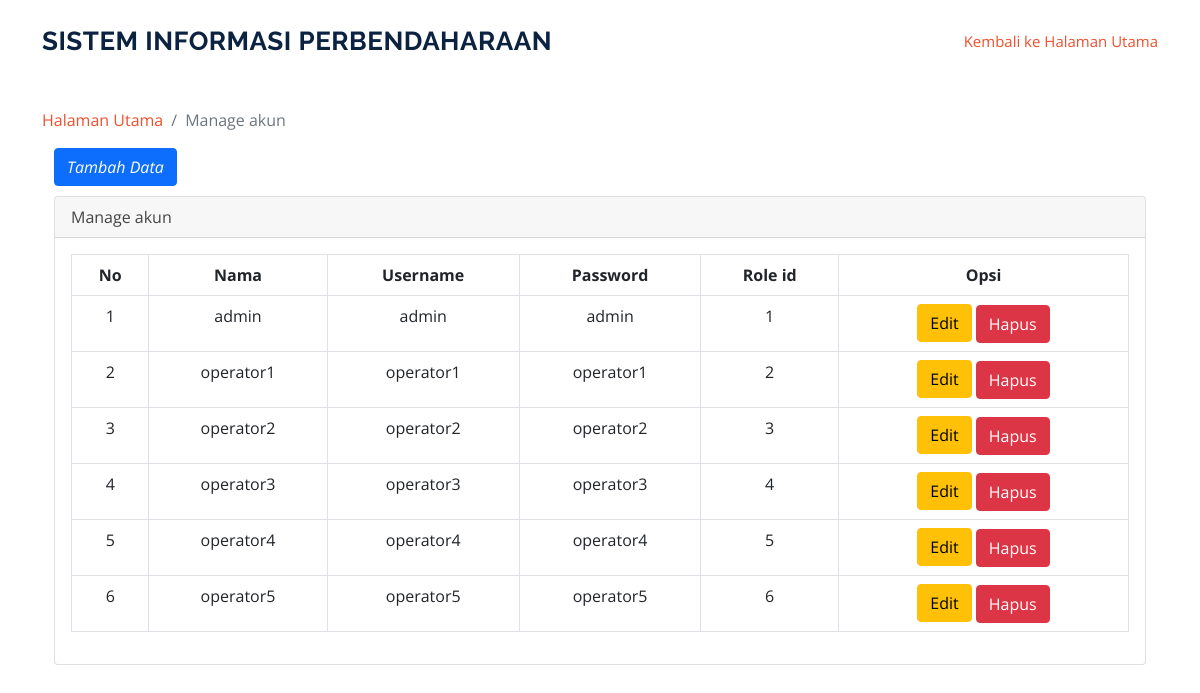
The page /index.php/manageakun on the database as committed earlier.
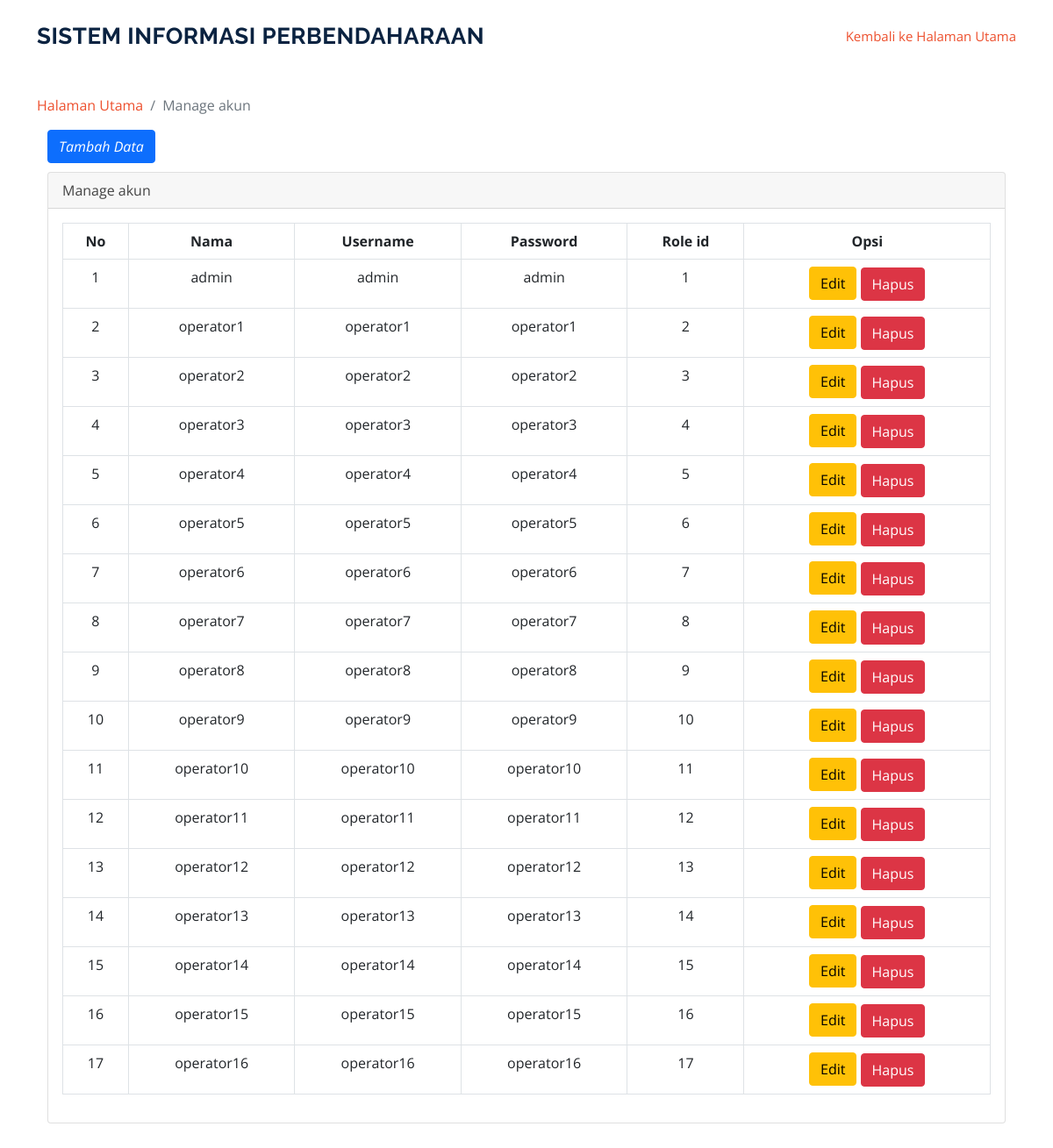
The same page on the database as committed later.
### tables this page shows
CREATE TABLE `user` (
  `id` int(11) NOT NULL,
  `name` varchar(128) NOT NULL,
  `username` varchar(128) NOT NULL,
  `password` varchar(256) NOT NULL,
  `role_id` int(11) NOT NULL,
  `is_active` int(1) NOT NULL
);

### application/controllers/Manageakun.php (called while the page is built, shortened)
<?php
class Manageakun extends CI_Controller {
	public function __construct()
    {
       $this->load->model('model_manageakun');
    }
	function index()
	{
        $data['content'] = $this->db->get('user');
        $this->load->view('manageakun/manageakun', $data);
	}
}

### index.php (called while the page is built, shortened)
<?php
require_once BASEPATH.'core/CodeIgniter.php';

### application/views/manageakun/manageakun.php (the view)
<?php
$this->load->view('include/header');
?>
</head>
<section id_ssh="services" class="services">
      <div class="container">
      <ol class="breadcrumb" >
        <li class="breadcrumb-item">
          <a href="<?php echo base_url('user/index')?>">Halaman Utama</a>
        </li>
        <li class="breadcrumb-item active">Manage akun</li>
      </ol>
      <div class="container">
      <a href="<?php echo base_url('manageakun/menambahdatamanageakun')?>" class="btn btn-primary" style="margin-bottom: 10px;"><i class="fa fa-plus">Tambah Data</a></i>
  <div class="card mb-3">
        <div class="card-header">
          <i class="fa fa-table"></i>Manage akun</div>
        <div class="card-body">
          <div class="table-responsive">
            <table class="table table-bordered" id="dataTable" width="100%" cellspacing="0">
              <thead>
                <tr class="text-center">
                  <th>No</th>
                  <th>Nama</th>
                  <th>Username</th>
                  <th>Password</th>
                  <th>Role id</th>
                  <th>Opsi</th>
                </tr>
              </thead>
            <tbody  class="text-center">
                <tr>
                <?php
                  $i = 1;
                  foreach ($content->result() as $data)
                  {
                  ?>
                  <td><?= $i ?></td>
                  <td><?=  $data->name ?></td>
                  <td><?= $data->username?></td>
                  <td><?= $data->password ?></td>
                  <td><?=$data->role_id?></td>
                  <td>
                    <a href="<?php echo base_url()?>manageakun/updatedatamanageakun/<?php echo $data->id; ?>" class="btn btn-warning" style="margin-bottom: 1px;">Edit<i class="fa fa-tag"></i></a>
                    <a href="<?php echo base_url()?>manageakun/action_deletedatamanageakun/<?php echo $data->id; ?>" onclick="return confirm('Apakah anda yakin?');" class="btn btn-danger">Hapus<i class="fa fa-trash"></i></a>
                  </td>
                </tr>
                    <?php
                      $i++;
                  }
                  ?>
              </tbody>
            </table>
          </div>
        </div>
      </div>
    </div>
  </div>
  <?php $this->load->view('include/footer'); ?>

### application/views/include/header.php (shortened to what this page needs)
<!DOCTYPE html>
<html lang="en">
<head>
  <link href="<?php echo base_url('assets2/vendor/animate.css/animate.min.css')?>" rel="stylesheet">
  <link href="<?php echo base_url('assets2/vendor/aos/aos.css')?>" rel="stylesheet">
  <link href="<?php echo base_url('assets2/vendor/bootstrap/css/bootstrap.min.css')?>" rel="stylesheet">
  <link href="<?php echo base_url('assets2/vendor/bootstrap-icons/bootstrap-icons.css')?>" rel="stylesheet">
  <link href="<?php echo base_url('assets2/vendor/boxicons/css/boxicons.min.css')?>" rel="stylesheet">
  <link href="<?php echo base_url('assets2/vendor/glightbox/css/glightbox.min.css')?>" rel="stylesheet">
  <link href="<?php echo base_url('assets2/vendor/remixicon/remixicon.css')?>" rel="stylesheet">
  <link href="<?php echo base_url('assets2/vendor/swiper/swiper-bundle.min.css')?>" rel="stylesheet">
  <link href="<?php echo base_url('assets2/css/style.css')?>" rel="stylesheet">
</head>
<body>
  <header id="header" class="fixed-top">
    <div class="container d-flex align-items-center justify-content-between">
      <h1 class="logo"><a href="<?php echo base_url('user/index')?>">Sistem Informasi Perbendaharaan</a></h1>
      <nav id="navbar" class="navbar">
        <ul>
          <li><a class="nav-link scrollto active" href="<?php echo base_url('user/index')?>">Kembali ke Halaman Utama</a></li>
        </ul>
      </nav>
    </div>
  </header>
  <br><br>

### application/views/include/footer.php (shortened to what this page needs)
</body>
</html>

### assets2/css/style.css (style rules this page uses)
body { font-family: "Open Sans", sans-serif; color: #444444; }
a { color: #ed502e; text-decoration: none; }
h1, h2, h3, h4, h5, h6 { font-family: "Raleway", sans-serif; }
#header { background: #fff; transition: all 0.5s; z-index: 997; padding: 20px 0; }
#header .logo { font-size: 26px; margin: 0; padding: 0; line-height: 1; font-weight: 700; letter-spacing: 0.5px; text-transform: uppercase; }
#header .logo a { color: #0b2341; }
.navbar { padding: 0; }
.navbar ul { margin: 0; padding: 0; display: flex; list-style: none; align-items: center; }
.navbar li { position: relative; }
.navbar a { display: flex; align-items: center; justify-content: space-between; padding: 10px 0 10px 30px; font-size: 15px; color: #0b2341; white-space: nowrap; transition: 0.3s; }
.navbar a:hover, .navbar .active, .navbar li:hover > a { color: #ed502e; }
section { padding: 60px 0; }

Rows that differ between the two databases and show on the page:
added user: name "operator6", username "operator6", password "operator6", role "7"
added user: name "operator7", username "operator7", password "operator7", role "8"
added user: name "operator8", username "operator8", password "operator8", role "9"
added user: name "operator9", username "operator9", password "operator9", role "10"
added user: name "operator10", username "operator10", password "operator10", role "11"
added user: name "operator11", username "operator11", password "operator11", role "12"
added user: name "operator12", username "operator12", password "operator12", role "13"
added user: name "operator13", username "operator13", password "operator13", role "14"
added user: name "operator14", username "operator14", password "operator14", role "15"
added user: name "operator15", username "operator15", password "operator15", role "16"
added user: name "operator16", username "operator16", password "operator16", role "17"
